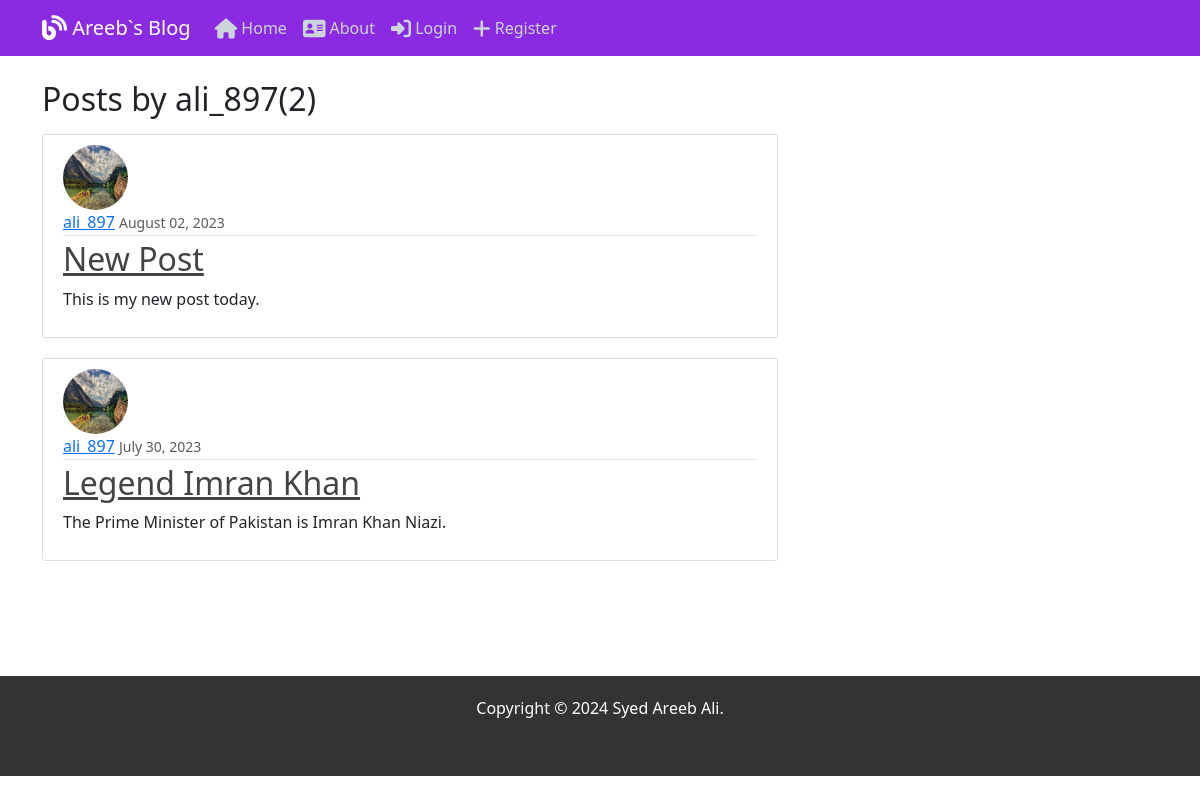
Page /user/ali_897/ on the committed database.
### blog/models.py (models this page shows, shortened)
class Post(models.Model):
    title = models.CharField(max_length=100)
    content = models.TextField()
    date_posted = models.DateTimeField(default=timezone.now)
    author = models.ForeignKey(User, on_delete=models.CASCADE)

### users/models.py (models this page shows, shortened)
class Profile(models.Model):
   user = models.OneToOneField(User, on_delete=models.CASCADE)
   image = models.ImageField( default='default.jpg', upload_to='profile_pics')

### blog/views.py (the view)
# urls.py: path('user/<str:username>/', UserPostListView.as_view(), name='user-posts'),
class UserPostListView(ListView):
    model = Post
    template_name = 'blog/user_posts.html'
    context_object_name = 'posts'
    paginate_by = 2
    def get_queryset(self):
        user = get_object_or_404(User, username=self.kwargs.get('username'))
        return Post.objects.filter(author=user).order_by('-date_posted')

### blog/templates/blog/user_posts.html (shortened to what this page needs)
{% extends  'blog/base.html'%}
{% block content %}
 <h2 class="mb-3">Posts by {{view.kwargs.username}}({{page_obj.paginator.count}})</h2>
{% for post in posts %}
<article class="media content-section" >
  <img class="rounded-circle article-img" src="{{post.author.profile.image.url}}">
    <div class="media-body" >
      <div class="article-metadata" >
        <a class="mr-2" href="{% url 'user-posts' post.author.username %}">{{ post.author }}</a>
        <small class="text-muted">{{ post.date_posted| date:"F d, Y"}}</small>
      </div>
      <h2><a class="article-title" href="{% url 'post-detail'  post.id %}">{{ post.title }}</a></h2>
      <p class="article-content">{{ post.content }}</p>
    </div>
  </article>
{% endfor%}
{% endblock content %}

### blog/static/blog/main.css (style rules this page uses)
body { background: #fafafa; color: #333333; margin-top: 5rem; }
h1, h2, h3, h4, h5, h6 { color: #444444; }
.content-section { background: #ffffff; padding: 10px 20px; border: 1px solid #dddddd; border-radius: 3px; margin-bottom: 20px; }
.article-title { color: #444444; }
.article-content { white-space: pre-line; }
.article-img { height: 65px; width: 65px; margin-right: 16px; }
.article-metadata { padding-bottom: 1px; margin-bottom: 4px; border-bottom: 1px solid #e3e3e3 }

### rows in the picture
Post: author.profile.image (picture), author "ali_897", date_posted "August 02, 2023", title "New Post", content "This is my new post today."
Post: author.profile.image (picture), author "ali_897", date_posted "July 30, 2023", title "Legend Imran Khan", content "The Prime Minister of Pakistan is Imran Khan Niazi."

### other values in the picture
{{ view.kwargs.username }} "ali_897"
{{ page_obj.paginator.count }} "2"
